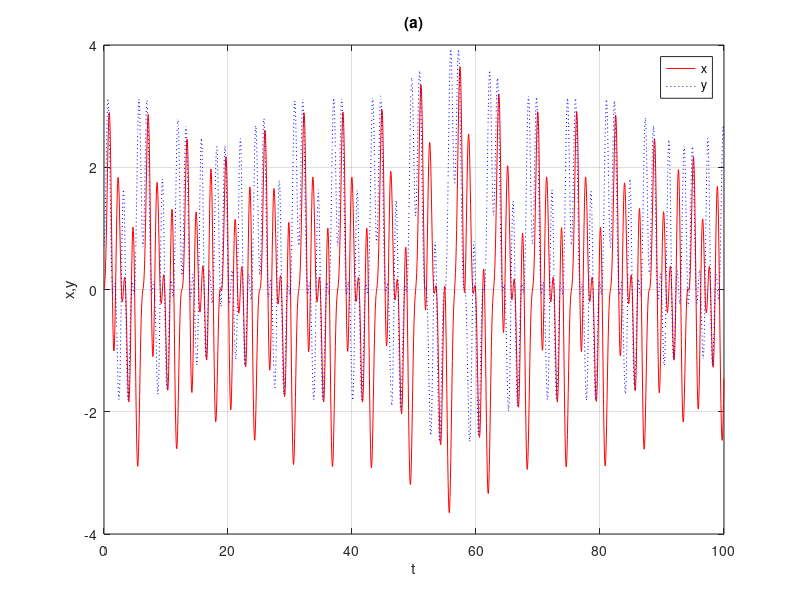
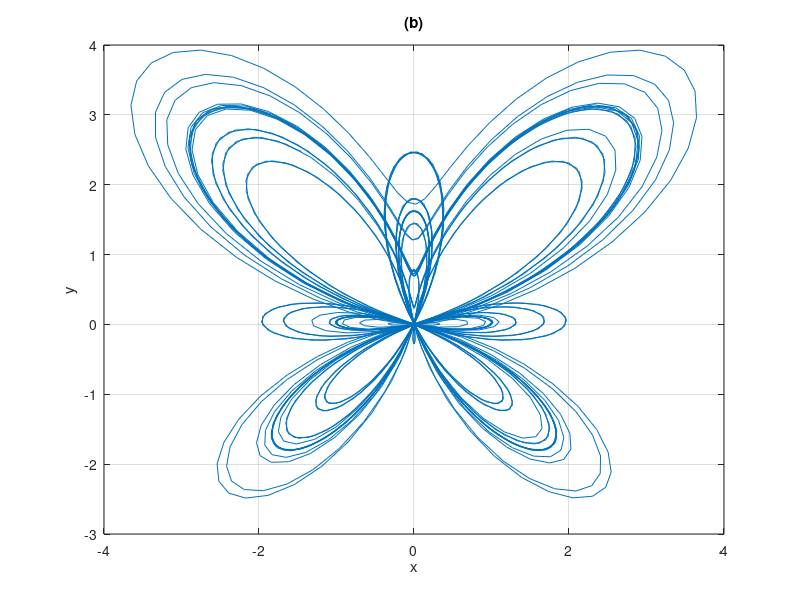

These figures' MATLAB source, in order:
%%
%Exercise 1
clc; 
clear all;
t=0:1/16:100; % t from 0 to 100 delta t = 1/16
x=sin(t).*(exp(cos(t))-2*cos(4.*t)-sin(t./12).^5); %Implementation x and y
y=cos(t).*(exp(cos(t))-2*cos(4.*t)-sin(t./12).^5);
subplot(1,1,1);
figure(1)
plot(t,x,'color','r'); hold on;
plot(t,y,':b'); % for dotted line, used :
xlabel('t') % x-axis label
ylabel('x,y') % y-axis label
legend('x','y') % legend
title('(a)')
grid
figure(2)
plot(x,y)
xlabel('x') % x-axis label
ylabel('y') % y-axis label
title('(b)')
grid
